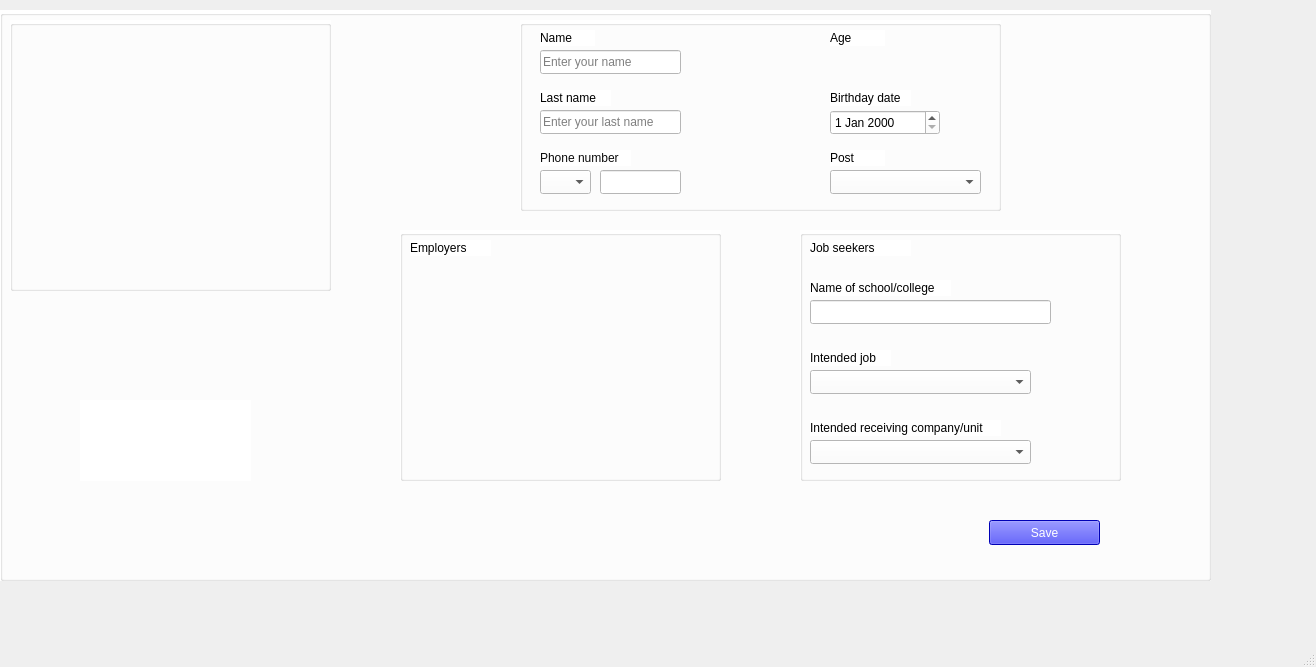
<?xml version="1.0" encoding="UTF-8"?>
<ui version="4.0">
 <class>setProfile</class>
 <widget class="QMainWindow" name="setProfile">
  <property name="geometry">
   <rect>
    <x>0</x>
    <y>0</y>
    <width>1316</width>
    <height>667</height>
   </rect>
  </property>
  <property name="windowTitle">
   <string>MainWindow</string>
  </property>
  <widget class="QWidget" name="centralwidget">
   <widget class="QGroupBox" name="groupBox">
    <property name="geometry">
     <rect>
      <x>0</x>
      <y>10</y>
      <width>1211</width>
      <height>571</height>
     </rect>
    </property>
    <property name="styleSheet">
     <string notr="true">background-color: rgb(255, 255, 255);</string>
    </property>
    <property name="title">
     <string/>
    </property>
    <widget class="QGroupBox" name="groupBox_2">
     <property name="geometry">
      <rect>
       <x>10</x>
       <y>10</y>
       <width>321</width>
       <height>271</height>
      </rect>
     </property>
     <property name="title">
      <string/>
     </property>
    </widget>
    <widget class="QGroupBox" name="groupBox_3">
     <property name="geometry">
      <rect>
       <x>520</x>
       <y>10</y>
       <width>481</width>
       <height>191</height>
      </rect>
     </property>
     <property name="title">
      <string/>
     </property>
     <widget class="QLineEdit" name="lineEdit">
      <property name="geometry">
       <rect>
        <x>20</x>
        <y>30</y>
        <width>141</width>
        <height>24</height>
       </rect>
      </property>
      <property name="placeholderText">
       <string>Enter your name</string>
      </property>
     </widget>
     <widget class="QLineEdit" name="lineEdit_2">
      <property name="geometry">
       <rect>
        <x>20</x>
        <y>90</y>
        <width>141</width>
        <height>24</height>
       </rect>
      </property>
      <property name="placeholderText">
       <string>Enter your last name</string>
      </property>
     </widget>
     <widget class="QLineEdit" name="lineEdit_3">
      <property name="geometry">
       <rect>
        <x>80</x>
        <y>150</y>
        <width>81</width>
        <height>24</height>
       </rect>
      </property>
     </widget>
     <widget class="QLabel" name="label">
      <property name="geometry">
       <rect>
        <x>20</x>
        <y>10</y>
        <width>55</width>
        <height>16</height>
       </rect>
      </property>
      <property name="styleSheet">
       <string notr="true">background-color: rgb(255, 255, 255);
color: rgb(0, 0, 0);</string>
      </property>
      <property name="text">
       <string>Name</string>
      </property>
     </widget>
     <widget class="QLabel" name="label_2">
      <property name="geometry">
       <rect>
        <x>20</x>
        <y>70</y>
        <width>71</width>
        <height>16</height>
       </rect>
      </property>
      <property name="styleSheet">
       <string notr="true">background-color: rgb(255, 255, 255);
color: rgb(0, 0, 0);</string>
      </property>
      <property name="text">
       <string>Last name</string>
      </property>
     </widget>
     <widget class="QComboBox" name="comboBox">
      <property name="geometry">
       <rect>
        <x>20</x>
        <y>150</y>
        <width>51</width>
        <height>24</height>
       </rect>
      </property>
     </widget>
     <widget class="QLabel" name="label_4">
      <property name="geometry">
       <rect>
        <x>20</x>
        <y>130</y>
        <width>91</width>
        <height>16</height>
       </rect>
      </property>
      <property name="styleSheet">
       <string notr="true">background-color: rgb(255, 255, 255);
color: rgb(11, 11, 11);</string>
      </property>
      <property name="text">
       <string>Phone number</string>
      </property>
     </widget>
     <widget class="QComboBox" name="comboBox_2">
      <property name="geometry">
       <rect>
        <x>310</x>
        <y>150</y>
        <width>151</width>
        <height>24</height>
       </rect>
      </property>
     </widget>
     <widget class="QLabel" name="label_5">
      <property name="geometry">
       <rect>
        <x>310</x>
        <y>130</y>
        <width>55</width>
        <height>16</height>
       </rect>
      </property>
      <property name="styleSheet">
       <string notr="true">color: rgb(0, 0, 0);</string>
      </property>
      <property name="text">
       <string>Post</string>
      </property>
     </widget>
     <widget class="QLabel" name="label_10">
      <property name="geometry">
       <rect>
        <x>310</x>
        <y>10</y>
        <width>55</width>
        <height>16</height>
       </rect>
      </property>
      <property name="styleSheet">
       <string notr="true">background-color: rgb(255, 255, 255);
color: rgb(0, 0, 0);</string>
      </property>
      <property name="text">
       <string>Age</string>
      </property>
     </widget>
     <widget class="QDateEdit" name="dateEdit">
      <property name="geometry">
       <rect>
        <x>310</x>
        <y>90</y>
        <width>110</width>
        <height>25</height>
       </rect>
      </property>
     </widget>
     <widget class="QLabel" name="label_11">
      <property name="geometry">
       <rect>
        <x>310</x>
        <y>70</y>
        <width>81</width>
        <height>16</height>
       </rect>
      </property>
      <property name="text">
       <string>Birthday date</string>
      </property>
     </widget>
    </widget>
    <widget class="QGroupBox" name="groupBox_4">
     <property name="geometry">
      <rect>
       <x>400</x>
       <y>220</y>
       <width>321</width>
       <height>251</height>
      </rect>
     </property>
     <property name="title">
      <string/>
     </property>
     <widget class="QLabel" name="label_7">
      <property name="geometry">
       <rect>
        <x>10</x>
        <y>10</y>
        <width>81</width>
        <height>16</height>
       </rect>
      </property>
      <property name="text">
       <string>Employers</string>
      </property>
     </widget>
    </widget>
    <widget class="QGroupBox" name="groupBox_5">
     <property name="geometry">
      <rect>
       <x>800</x>
       <y>220</y>
       <width>321</width>
       <height>251</height>
      </rect>
     </property>
     <property name="title">
      <string/>
     </property>
     <widget class="QLineEdit" name="lineEdit_4">
      <property name="geometry">
       <rect>
        <x>10</x>
        <y>70</y>
        <width>241</width>
        <height>24</height>
       </rect>
      </property>
     </widget>
     <widget class="QLabel" name="label_6">
      <property name="geometry">
       <rect>
        <x>10</x>
        <y>10</y>
        <width>101</width>
        <height>16</height>
       </rect>
      </property>
      <property name="text">
       <string>Job seekers</string>
      </property>
     </widget>
     <widget class="QLabel" name="label_3">
      <property name="geometry">
       <rect>
        <x>10</x>
        <y>50</y>
        <width>141</width>
        <height>16</height>
       </rect>
      </property>
      <property name="text">
       <string>Name of school/college</string>
      </property>
     </widget>
     <widget class="QComboBox" name="comboBox_3">
      <property name="geometry">
       <rect>
        <x>10</x>
        <y>140</y>
        <width>221</width>
        <height>24</height>
       </rect>
      </property>
     </widget>
     <widget class="QComboBox" name="comboBox_4">
      <property name="geometry">
       <rect>
        <x>10</x>
        <y>210</y>
        <width>221</width>
        <height>24</height>
       </rect>
      </property>
     </widget>
     <widget class="QLabel" name="label_8">
      <property name="geometry">
       <rect>
        <x>10</x>
        <y>120</y>
        <width>81</width>
        <height>16</height>
       </rect>
      </property>
      <property name="text">
       <string>Intended job</string>
      </property>
     </widget>
     <widget class="QLabel" name="label_9">
      <property name="geometry">
       <rect>
        <x>10</x>
        <y>190</y>
        <width>191</width>
        <height>16</height>
       </rect>
      </property>
      <property name="text">
       <string>Intended receiving company/unit</string>
      </property>
     </widget>
    </widget>
    <widget class="QPushButton" name="pushButton">
     <property name="geometry">
      <rect>
       <x>989</x>
       <y>510</y>
       <width>111</width>
       <height>25</height>
      </rect>
     </property>
     <property name="styleSheet">
      <string notr="true">background-color: rgb(0, 0, 255);
color: rgb(255, 255, 255);</string>
     </property>
     <property name="text">
      <string>Save</string>
     </property>
    </widget>
    <widget class="QLabel" name="label_13">
     <property name="geometry">
      <rect>
       <x>80</x>
       <y>390</y>
       <width>171</width>
       <height>81</height>
      </rect>
     </property>
     <property name="text">
      <string/>
     </property>
    </widget>
   </widget>
  </widget>
  <widget class="QMenuBar" name="menubar">
   <property name="geometry">
    <rect>
     <x>0</x>
     <y>0</y>
     <width>1316</width>
     <height>25</height>
    </rect>
   </property>
  </widget>
  <widget class="QStatusBar" name="statusbar"/>
 </widget>
 <resources/>
 <connections/>
</ui>
